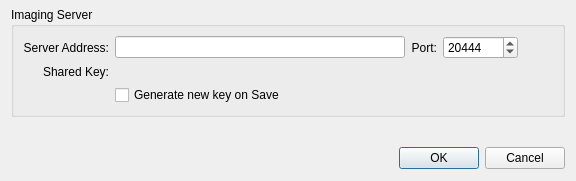
<?xml version="1.0" encoding="UTF-8"?>
<ui version="4.0">
 <class>ImagingServerEditDlg</class>
 <widget class="QDialog" name="ImagingServerEditDlg">
  <property name="geometry">
   <rect>
    <x>0</x>
    <y>0</y>
    <width>576</width>
    <height>181</height>
   </rect>
  </property>
  <property name="sizePolicy">
   <sizepolicy hsizetype="Fixed" vsizetype="Fixed">
    <horstretch>0</horstretch>
    <verstretch>0</verstretch>
   </sizepolicy>
  </property>
  <property name="windowTitle">
   <string>Dialog</string>
  </property>
  <layout class="QVBoxLayout" name="verticalLayout">
   <property name="spacing">
    <number>0</number>
   </property>
   <property name="topMargin">
    <number>7</number>
   </property>
   <property name="bottomMargin">
    <number>12</number>
   </property>
   <item>
    <widget class="QWidget" name="widget" native="true">
     <layout class="QHBoxLayout" name="horizontalLayout">
      <property name="leftMargin">
       <number>0</number>
      </property>
      <property name="topMargin">
       <number>0</number>
      </property>
      <property name="rightMargin">
       <number>0</number>
      </property>
      <property name="bottomMargin">
       <number>0</number>
      </property>
      <item>
       <widget class="QGroupBox" name="imagingBox">
        <property name="title">
         <string>Imaging Server</string>
        </property>
        <property name="checkable">
         <bool>false</bool>
        </property>
        <layout class="QGridLayout" name="gridLayout_12">
         <item row="0" column="0">
          <widget class="QLabel" name="imagingLabel">
           <property name="text">
            <string>Server Address:</string>
           </property>
           <property name="alignment">
            <set>Qt::AlignRight|Qt::AlignTrailing|Qt::AlignVCenter</set>
           </property>
          </widget>
         </item>
         <item row="0" column="1">
          <widget class="QLineEdit" name="imagingServer">
           <property name="enabled">
            <bool>true</bool>
           </property>
           <property name="sizePolicy">
            <sizepolicy hsizetype="Expanding" vsizetype="Fixed">
             <horstretch>3</horstretch>
             <verstretch>0</verstretch>
            </sizepolicy>
           </property>
           <property name="text">
            <string/>
           </property>
          </widget>
         </item>
         <item row="0" column="2">
          <widget class="QLabel" name="imagingPortLabel">
           <property name="text">
            <string>Port:</string>
           </property>
           <property name="alignment">
            <set>Qt::AlignRight|Qt::AlignTrailing|Qt::AlignVCenter</set>
           </property>
          </widget>
         </item>
         <item row="0" column="3">
          <widget class="QSpinBox" name="imagingPort">
           <property name="minimumSize">
            <size>
             <width>75</width>
             <height>0</height>
            </size>
           </property>
           <property name="minimum">
            <number>1</number>
           </property>
           <property name="maximum">
            <number>65536</number>
           </property>
           <property name="value">
            <number>20444</number>
           </property>
          </widget>
         </item>
         <item row="0" column="4">
          <widget class="OnlineStatus" name="imagingConnected"/>
         </item>
         <item row="0" column="5">
          <widget class="CircularProgressIndicator" name="imagingServerProgress" native="true">
           <property name="minimumSize">
            <size>
             <width>16</width>
             <height>16</height>
            </size>
           </property>
          </widget>
         </item>
         <item row="1" column="0">
          <widget class="QLabel" name="imagingSharedKeyLabel">
           <property name="text">
            <string>Shared Key:</string>
           </property>
           <property name="alignment">
            <set>Qt::AlignRight|Qt::AlignTrailing|Qt::AlignVCenter</set>
           </property>
          </widget>
         </item>
         <item row="1" column="1" colspan="2">
          <widget class="QLabel" name="imagingSharedKey">
           <property name="enabled">
            <bool>true</bool>
           </property>
           <property name="text">
            <string/>
           </property>
           <property name="textInteractionFlags">
            <set>Qt::LinksAccessibleByMouse|Qt::TextSelectableByMouse</set>
           </property>
          </widget>
         </item>
         <item row="2" column="1" colspan="2">
          <widget class="QCheckBox" name="imagingGenerateKeyCheckbox">
           <property name="text">
            <string>Generate new key on Save</string>
           </property>
          </widget>
         </item>
        </layout>
       </widget>
      </item>
     </layout>
    </widget>
   </item>
   <item>
    <spacer name="verticalSpacer">
     <property name="orientation">
      <enum>Qt::Vertical</enum>
     </property>
     <property name="sizeHint" stdset="0">
      <size>
       <width>20</width>
       <height>0</height>
      </size>
     </property>
    </spacer>
   </item>
   <item>
    <widget class="QDialogButtonBox" name="buttonBox">
     <property name="orientation">
      <enum>Qt::Horizontal</enum>
     </property>
     <property name="standardButtons">
      <set>QDialogButtonBox::Cancel|QDialogButtonBox::Ok</set>
     </property>
     <property name="centerButtons">
      <bool>false</bool>
     </property>
    </widget>
   </item>
  </layout>
 </widget>
 <customwidgets>
  <customwidget>
   <class>CircularProgressIndicator</class>
   <extends>QWidget</extends>
   <header>FileWaveGuiLib/circularprogressindicator.h</header>
   <container>1</container>
  </customwidget>
  <customwidget>
   <class>OnlineStatus</class>
   <extends>QLabel</extends>
   <header>FileWaveGuiLib/OnlineStatus.h</header>
  </customwidget>
 </customwidgets>
 <resources/>
 <connections>
  <connection>
   <sender>buttonBox</sender>
   <signal>accepted()</signal>
   <receiver>ImagingServerEditDlg</receiver>
   <slot>accept()</slot>
   <hints>
    <hint type="sourcelabel">
     <x>248</x>
     <y>254</y>
    </hint>
    <hint type="destinationlabel">
     <x>157</x>
     <y>274</y>
    </hint>
   </hints>
  </connection>
  <connection>
   <sender>buttonBox</sender>
   <signal>rejected()</signal>
   <receiver>ImagingServerEditDlg</receiver>
   <slot>reject()</slot>
   <hints>
    <hint type="sourcelabel">
     <x>316</x>
     <y>260</y>
    </hint>
    <hint type="destinationlabel">
     <x>286</x>
     <y>274</y>
    </hint>
   </hints>
  </connection>
 </connections>
</ui>
